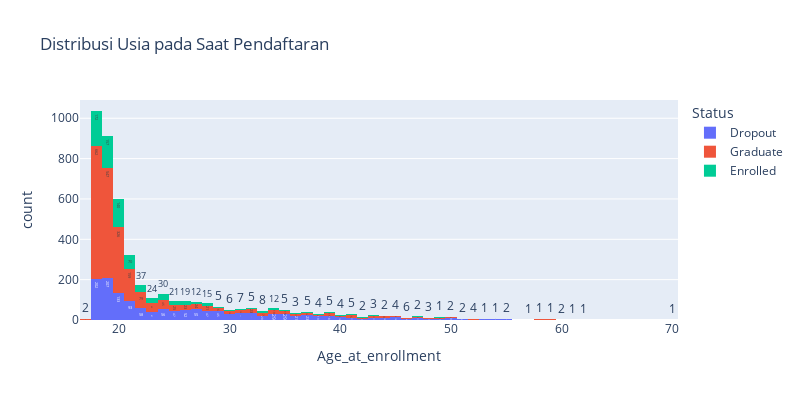

Source (notebook cell):
### Markdown cell above
#### Distribusi Fitur `Age_at_enrollment`

Melihat rentang dan kebanyakan usia mahasiswa saat daftar—usia ekstrem bisa berpengaruh ke risiko dropout.

### Code cell
fig = px.histogram(
  df, 
  x='Age_at_enrollment', 
  title='Distribusi Usia pada Saat Pendaftaran', 
  text_auto=True, 
  height=400, width=800, 
  color='Status'
)
fig.show()

### Figure 1 — Plotly figure (JSON) as saved in the notebook; plotly's stock layout.template omitted (floating-point values rounded to 4 significant figures; data arrays with more than 128 entries replaced by an {"elided": "..."} marker saying what was removed)
{"data": [{"alignmentgroup": "True", "bingroup": "x", "hovertemplate": "Status=Dropout<br>Age_at_enrollment=%{x}<br>count=%{y}<extra></extra>", "legendgroup": "Dropout", "marker": {"color": "#636efa", "pattern": {"shape": ""}}, "name": "Dropout", "offsetgroup": "Dropout", "orientation": "v", "showlegend": true, "texttemplate": "%{value}", "type": "histogram", "x": {"elided": "1421 int values"}, "xaxis": "x", "yaxis": "y"}, {"alignmentgroup": "True", "bingroup": "x", "hovertemplate": "Status=Graduate<br>Age_at_enrollment=%{x}<br>count=%{y}<extra></extra>", "legendgroup": "Graduate", "marker": {"color": "#EF553B", "pattern": {"shape": ""}}, "name": "Graduate", "offsetgroup": "Graduate", "orientation": "v", "showlegend": true, "texttemplate": "%{value}", "type": "histogram", "x": {"elided": "2209 int values"}, "xaxis": "x", "yaxis": "y"}, {"alignmentgroup": "True", "bingroup": "x", "hovertemplate": "Status=Enrolled<br>Age_at_enrollment=%{x}<br>count=%{y}<extra></extra>", "legendgroup": "Enrolled", "marker": {"color": "#00cc96", "pattern": {"shape": ""}}, "name": "Enrolled", "offsetgroup": "Enrolled", "orientation": "v", "showlegend": true, "texttemplate": "%{value}", "type": "histogram", "x": {"elided": "794 int values"}, "xaxis": "x", "yaxis": "y"}], "layout": {"barmode": "relative", "height": 400, "legend": {"title": {"text": "Status"}, "tracegroupgap": 0}, "title": {"text": "Distribusi Usia pada Saat Pendaftaran"}, "width": 800, "xaxis": {"anchor": "y", "domain": [0, 1], "title": {"text": "Age_at_enrollment"}}, "yaxis": {"anchor": "x", "domain": [0, 1], "title": {"text": "count"}}}}
